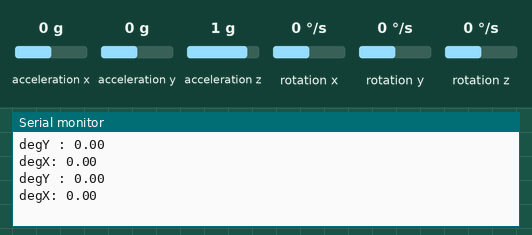
A sketch run on a simulated Arduino Uno, built with avr-gcc and run on an emulated ATmega328P. Shown: the last lines printed to the serial monitor. Wiring (inferred from the names in the program): MPU-6050 motion sensor at I2C address 0x68. The test bench sets the inputs (shaded band); at power-on: acceleration x 0 g, acceleration y 0 g, acceleration z 1 g, rotation x 0 °/s, rotation y 0 °/s, rotation z 0 °/s.

Above: at 1.8 s.
1.9 s: acceleration x set to -1.4 g
At 2.8 s:
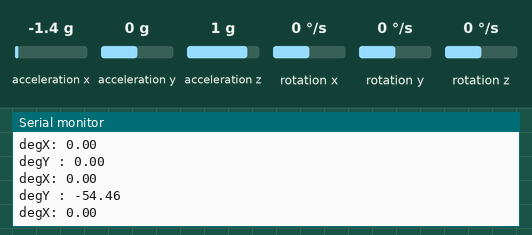
3.4 s: acceleration y set to -1.4 g
At 4.6 s:
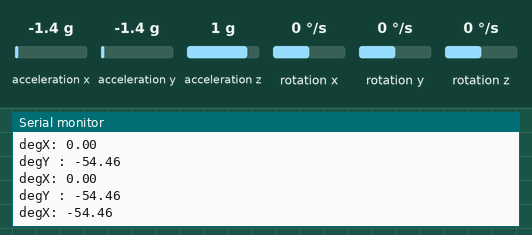
4.9 s: acceleration z set to -1.4 g
At 5.5 s:
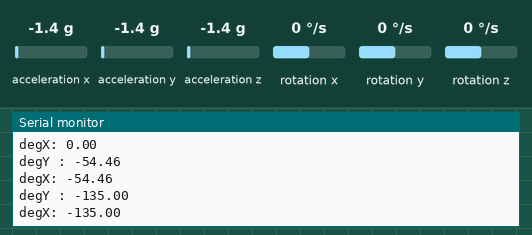
Timing chart, 0 to 7.9 s (numbered marks = the images above; inputs shaded):
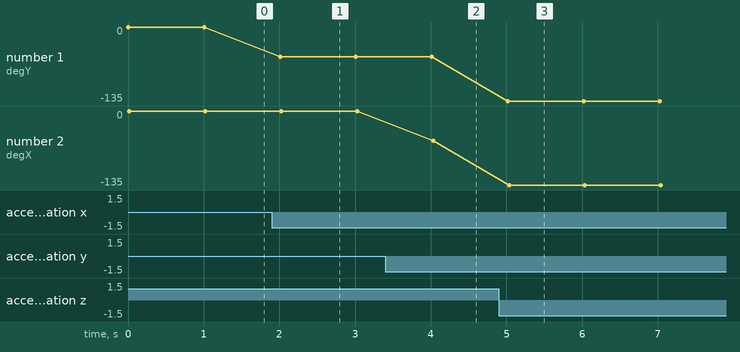

Measured:
- after the input at 1.9 s, the serial monitor: prints a new line after 0.11 s (image 1)
- after the input at 3.4 s, the serial monitor: prints a new line after 0.63 s (image 2)
- after the input at 4.9 s, the serial monitor: prints a new line after 0.12 s (image 3)
- plotted number 1: 0 → -54.46 after the input at 1.9 s, -54.46 → -135 after the input at 4.9 s
- plotted number 2: -54.46 → -135 after the input at 4.9 s

The sketch:

1112_Wire2.ino
```cpp
#include <Wire.h >
const int MPU=0x68; //MPU 6050 의 I2C 기본 주소
int16_t AcX,AcY,AcZ,Tmp,GyX,GyY,GyZ;

double degY;  // angle Y to deg
double degX;
double reY; double reX;

void setup() {
 Wire.begin(); //Wire 라이브러리 초기화
 Wire.beginTransmission(MPU); //MPU로 데이터전송 시작
 Wire.write(0x6B); // PWR_MGMT_1 register
 Wire.write(0); //MPU-6050 시작 모드로
 Wire.endTransmission(true);
 Serial.begin(9600);
}

void loop() {
 Wire.beginTransmission(MPU); //데이터 전송시작
 Wire.write(0x3B); //register 0x3B 큐에 데이터 기록
 Wire.endTransmission(false); //연결유지
 Wire.requestFrom(MPU,14,true); //MPU에 데이터 요청 //14바이트 요청, 다음의 read() 로 한바이트씩 읽어냄.
 AcX=Wire.read()<<8|Wire.read(); // 0x3B:H, 0x3C:L
 AcY=Wire.read()<<8|Wire.read(); // 0x3D:H, 0x3E:L
 AcZ=Wire.read()<<8|Wire.read(); // 0x3F:H, 0x40:L
 Tmp=Wire.read()<<8|Wire.read(); // 0x41:H, 0x42:L
 GyX=Wire.read()<<8|Wire.read(); // 0x43:H, 0x44:L
 GyY=Wire.read()<<8|Wire.read(); // 0x45:H, 0x46:L
 GyZ=Wire.read()<<8|Wire.read(); // 0x47:H, 0x48:L

 degY = atan2(AcX,AcZ) * 180 / PI; // rad to deg
 degX = atan2(AcY,AcZ) * 180 / PI; // rad to deg
 Serial.print("degY : "); Serial.println(degY);
 Serial.print("degX: "); Serial.println(degX);
 delay(1000);
 Serial.println();
/*
 reY = atan(-AcX / sqrt(pow(AcY, 2) + pow(AcZ, 2)));
 reY *= 180/PI;
 reX = atan(AcY / sqrt(pow(AcX, 2) + pow(AcZ, 2)));
 reX *= 180/PI;
 Serial.print("reY : "); Serial.println(reY);
 Serial.print("reX: "); Serial.println(reX);
 delay(1000);
 Serial.println();*/
}
```
